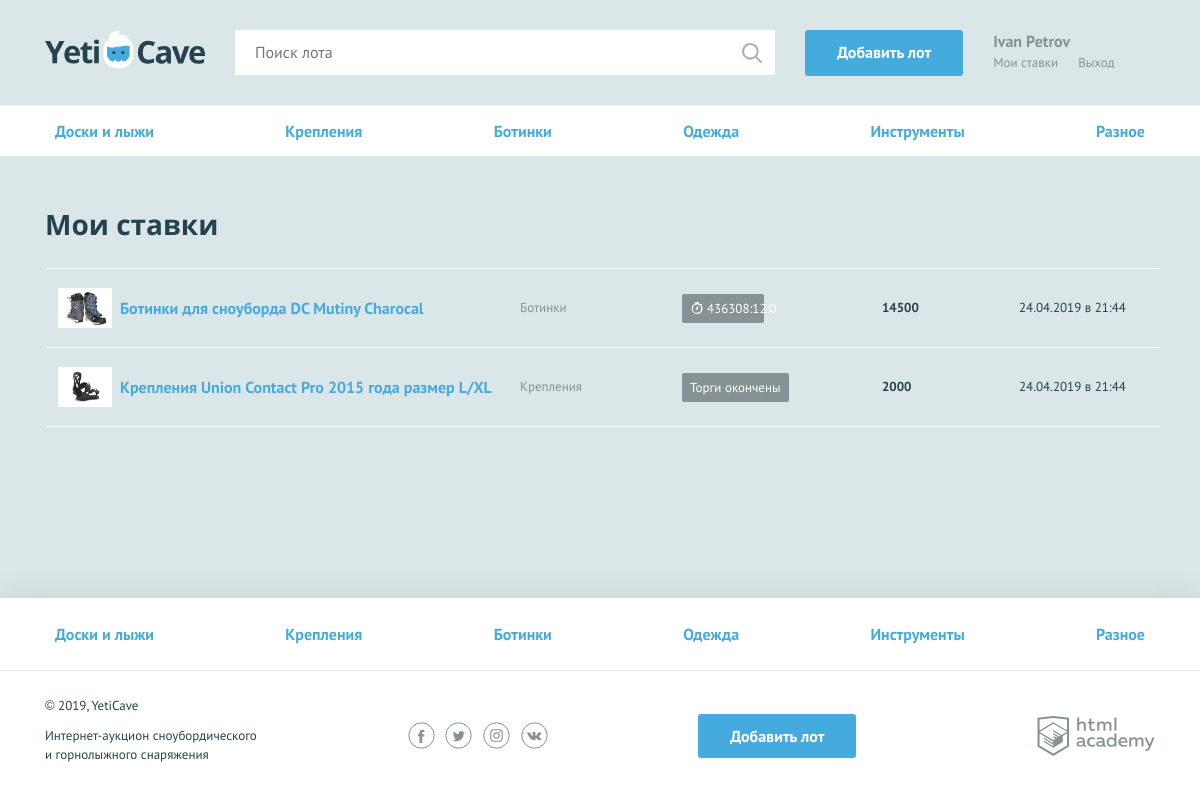
Screenshot of /my-bets.php (signed in) with the database file from the repository.
### tables this page shows
CREATE TABLE category (
                        id INT AUTO_INCREMENT PRIMARY KEY,
                        category VARCHAR(64),
                        class VARCHAR(64) UNIQUE
);

CREATE TABLE bid (
                   id INT AUTO_INCREMENT PRIMARY KEY,
                   user_id INT,
                   FOREIGN KEY (user_id) REFERENCES user(id),
                   lot INT,
                   FOREIGN KEY (lot) REFERENCES lot(id),
                   added_on TIMESTAMP DEFAULT CURRENT_TIMESTAMP,
                   offer INT UNSIGNED NOT NULL
);

CREATE TABLE lot (
                   id INT AUTO_INCREMENT PRIMARY KEY,
                   user_id INT,
                   FOREIGN KEY (user_id) REFERENCES user(id),
                   winner INT,
                   FOREIGN KEY (winner) REFERENCES user(id),
                   winner_bid_id INT,
                   category INT,
                   FOREIGN KEY (category) REFERENCES category(id),
                   created_on TIMESTAMP DEFAULT CURRENT_TIMESTAMP,
                   title VARCHAR(256) NOT NULL,
                   description VARCHAR(1000) NOT NUll,
                   image VARCHAR(512) NOT NULL,
                   starting_price INT UNSIGNED NOT NULL,
                   end_by TIMESTAMP DEFAULT '2019-01-01 00:00:00' NOT NUll,
                   bid_step INT UNSIGNED NOT NULL
);

### helpers.php (called while the page is built, shortened)
<?php
function db_get_prepare_stmt($link, $sql, $data = []) {
    $stmt = mysqli_prepare($link, $sql);
    return $stmt;
}
function include_template($name, array $data = []) {
    $name = 'templates/' . $name;
    extract($data);
    require $name;
    $result = ob_get_clean();
    return $result;
}

### init.php (called while the page is built, shortened)
<?php
require_once('functions.php');
require_once('helpers.php');
function get_categories ($con) {
    return $categories = fetch_db_data($con, 'SELECT * FROM category');
};

### templates/my-bets.php (the view, shortened to what this page needs)
<section class="rates container">
    <h2>Мои ставки</h2>
    <table class="rates__list">
        <?php
        foreach($list_of_user_bids as $bid): ?>
        <tr class="rates__item<?php
        $is_win = $bid['winner_bid_id'] === $bid['id'] ? true : false;
        if($is_win) {
            echo ' rates__item--win';
        }
        ?>">
            <td class="rates__info">
                <div class="rates__img">
                    <img src="<?=$bid['image'];?>" width="54" height="40" alt="Сноуборд">
                </div>
                <div>
                <h3 class="rates__title"><a href="lot.php?id=<?=$bid['lot']; ?>"><?=$bid['title'];?></a></h3>
                </div>
            </td>
            <td class="rates__category">
                <?=$bid['category'];?>
            </td>
            <td class="rates__timer">
                <div class="timer <?php
                if($is_win) {
                    echo 'timer--win';
                }
                elseif(strtotime($bid['end_by']) <= strtotime('now') )  {
                    echo 'timer--end';
                } else if (strtotime($bid['end_by']) < 3600) {
                    echo 'timer--finishing';
                } else {
                    echo '';
                }
                ?>">
                    <?php
                    if($is_win) {
                        echo 'Ставка выиграла';
                    }
                    elseif(strtotime($bid['end_by']) <= strtotime('now') )  {
                    echo 'Торги окончены';
                    } else {
                    echo showTimeAddSec($bid['end_by']);
                    }
                  ?>
                </div>
            </td>
            <td class="rates__price">
                <?=$bid['offer'];?>
            </td>
            <td class="rates__time">
                <?=calculate_bid_times($bid['added_on']);?>
            </td>
        </tr>
        <?php endforeach; ?>
    </table>
</section>

### functions.php (shortened to what this page needs)
<?php
function showTimeAddSec (string $timestamp):string
{
    $unix = strtotime($timestamp);
    $hours =  floor($unix / 3600);
    $minutes = floor(($unix % 3600) / 60);
    $seconds = floor(($unix % 3600) / 3600);
    return $hours . ":" . $minutes . ":" . $seconds;
}
function fetch_db_data (mysqli $con, string $sql, array $data = []): ?array
{
    $result = [];
    $stmt = db_get_prepare_stmt($con, $sql, $data);
    mysqli_stmt_execute($stmt);
    $res = mysqli_stmt_get_result($stmt);
    if (!$res) {
        $error =  mysqli_error($con);
        print $page_content = include_template('error.php', ['error' => $error]);
        die();
    } else {
        $result = mysqli_fetch_all($res, MYSQLI_ASSOC);
    }
    return $result;
}
function calculate_bid_times (string $time_of_bid) {
    $sec_since_posted = strtotime('now') - strtotime($time_of_bid);
    $h_since_posted = floor($sec_since_posted/3600);
    $min_since_posted = floor(($sec_since_posted % 3600) / 60);
    if ($h_since_posted < 1) {
        echo $min_since_posted . ' мин. назад';
    } else if ($h_since_posted == 1 and $h_since_posted < 2) {
        echo "час назад";
    } else if ($h_since_posted >= 2 and $h_since_posted < 24) {
        echo $h_since_posted . ' ч. назад';
    } else if($h_since_posted >= 24 and $h_since_posted < 48) {
        echo  'вчера в ' . floor($h_since_posted/24) .':' .  $min_since_posted;
    } else {
        echo date_format(date_create($time_of_bid), 'd.m.Y в H:i');
    }
}

### templates/menu_lot.php
<nav class="nav">
    <ul class="nav__list container">
        <?php
        foreach ($categories as $category): ?>
        <li class="nav__item">
            <a href="/?cat=<?=$category['class'];?>"><?=$category['category'];?></a>
        </li>
        <?php endforeach;?>
    </ul>
</nav>

### templates/layout.php (shortened to what this page needs)
<!DOCTYPE html>
<html lang="ru">
<head>
    <link href="../css/normalize.min.css" rel="stylesheet">
    <link href="../css/style.css" rel="stylesheet">
</head>
<body>
<div class="page-wrapper">
    <header class="main-header">
        <div class="main-header__container container">
            <a class="main-header__logo" href="<?=$logo_link;?>">
                <img src="../img/logo.svg" width="160" height="39" alt="Логотип компании YetiCave">
            </a>
            <form class="main-header__search" method="get" action="search.php" autocomplete="off">
                <input type="search" name="search" placeholder="<?php
                if(isset($_GET['search'])) {
                   if($_GET['search']) {
                       echo $_GET['search'];
                   } else {
                       echo 'Введите запрос';
                   }
                }  else {
                    echo 'Поиск лота';
                }; ?>">
                <input class="main-header__search-btn" type="submit" name="find" value="Найти">
            </form>
            <?php
            if  (isset($_SESSION['user'])): ?>
            <a class="main-header__add-lot button" href="add.php">Добавить лот</a>
            <?php endif; ?>
            <nav class="user-menu">
                <?php
                if  (isset($_SESSION['user'])): ?>
                    <div class="user-menu__logged">
                        <p><?=strip_tags($_SESSION['user']['name']); ?></p>
                        <a class="user-menu__bets" href="/my-bets.php">Мои ставки</a>
                        <a class="user-menu__logout" href="/logout.php">Выход</a>
                    </div>
                <?php endif; ?>
            </nav>
        </div>
    </header>
    <main class="<?=$main_class ?>">
        <?=$menu?>
       <?=$content ?>
    </main>
</div>
<footer class="main-footer">
    <nav class="nav">
        <ul class="nav__list container">
            <?php foreach ($categories as $category): ?>
                <li class="nav__item">
                    <a href="/?cat=<?=$category['class']?>" ><?=htmlspecialchars($category['category']); ?></a>
                </li>
            <?php endforeach; ?>
        </ul>
    </nav>
    <div class="main-footer__bottom container">
        <div class="main-footer__copyright">
            <p>© 2019, YetiCave</p>
            <p>Интернет-аукцион сноубордического и горнолыжного снаряжения</p>
        </div>
        <div class="main-footer__social social">
            <a class="social__link social__link--facebook" href="#">
            </a>
            <a class="social__link social__link--twitter" href="#">
            </a>
            <a class="social__link social__link--instagram" href="#">
            </a>
            <a class="social__link social__link--vkontakte" href="#">
            </a>
        </div>
        <?php
        if  (isset($_SESSION['user'])): ?>
            <a class="main-header__add-lot button" href="add.php">Добавить лот</a>
        <?php endif; ?>
        <div class="main-footer__developed-by">
            <a class="logo-academy" href="https://htmlacademy.ru/intensive/php">
            </a>
        </div>
    </div>
</footer>
</body>
</html>

### my-bets.php (shortened to what this page needs)
<?php
include_once('init.php');
$categories = get_categories($link);
$user_id = $_SESSION['user']['id'];
$list_of_user_bids = fetch_db_data($link, "SElECT b.*, l.title, l.image, l.winner_bid_id, c.category as category, l.end_by, u.contact from bid b join lot l on b.lot = l.id join category c on l.category = c.id JOIN user u on l.user_id = u.id  WHERE b.user_id = '$user_id' order by b.added_on DESC ");
if (!isset($_SESSION['user'])) {
    header("http_response_code: 403");
    $error = "Ошибка 403";
    print($page_content = include_template('error.php', ['error' => $error]));
    exit();
} else {
    $page_content = include_template('my-bets.php', [
        'list_of_user_bids' => $list_of_user_bids
        ]);
}
$menu = include_template('menu_lot.php', [
    'categories' => $categories
]);
$layout_content = include_template('layout.php', [
    'main_class' => $main_class = ' ',
    'menu' => $menu,
    'content' => $page_content,
    'categories' => $categories,
    'title' => 'Мои ставки',
    'logo_link' => "/index.php"
]);
print($layout_content);

### rows the page displays
category: category "Доски и лыжи"
category: category "Крепления"
category: category "Ботинки"
category: category "Одежда"
category: category "Инструменты"
category: category "Разное"
bid: lot.image (picture), lot.title "Ботинки для сноуборда DC Mutiny Charocal", category.category "Ботинки", lot.end_by "436308:12:0", offer "14500", added_on "24.04.2019 в 21:44"
bid: lot.image (picture), lot.title "Крепления Union Contact Pro 2015 года размер L/XL", category.category "Крепления", shows "Торги окончены", offer "2000", added_on "24.04.2019 в 21:44"

### other values shown
strip_tags($_SESSION['user']['name']) "Ivan Petrov"
